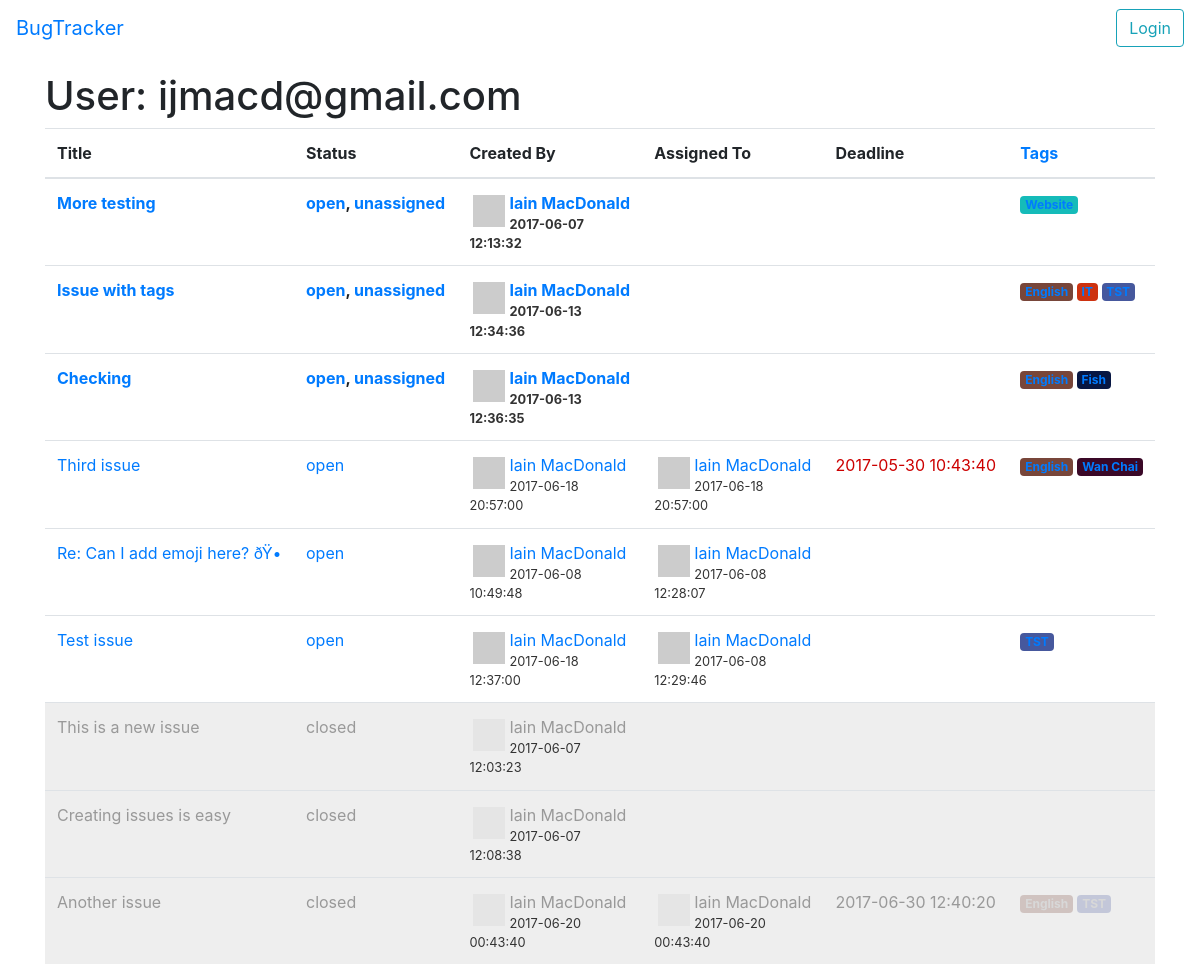
The app's page /c/bugtracker2/user/ijmacd@gmail.com with its own data.
### tables this page shows
CREATE TABLE IF NOT EXISTS `issues` (
  `id` int(11) NOT NULL AUTO_INCREMENT,
  `title` varchar(255) NOT NULL,
  `status` varchar(255) NOT NULL DEFAULT 'open',
  `description` text NOT NULL,
  `creator` varchar(255) NOT NULL,
  `created` timestamp NULL DEFAULT CURRENT_TIMESTAMP,
  `assignee` varchar(255) NOT NULL,
  `assigned` timestamp NOT NULL DEFAULT '0000-00-00 00:00:00',
  `deadline` timestamp NOT NULL DEFAULT '0000-00-00 00:00:00',
  `message_id` varchar(255) NOT NULL,
  PRIMARY KEY (`id`)
);

### include/session.php (called while the page is built, shortened)
<?php
include(__DIR__."/db.php");
class Session
{
   function startSession(){
      $this->logged_in = $this->checkLogin();
   }
   function checkLogin(){
      global $db;
      if(isset($_SESSION['username']) && isset($_SESSION['userid']) &&
         $_SESSION['username'] != ""){
         if(!$db->confirmUserID($_SESSION['username'], $_SESSION['userid'])){
            unset($_SESSION['username']);
            unset($_SESSION['userid']);
            return false;
         }
         $this->userinfo  = $db->getUserInfo($_SESSION['username']);
         $this->username  = $this->userinfo['username'];
         $this->userid    = $_SESSION['userid'];
         $this->user = array(
          "email" => $this->userinfo['email'],
          "name" => $this->userinfo['name'],
        );
         return true;
      }
      else{
         return false;
      }
   }
};
$session = new Session;

### include/db.php (called while the page is built, shortened)
<?php
class DB {
  var $db;
  function connect() {
    $this->db = new PDO("mysql:host=".DB_HOST.";dbname=".DB_NAME.";charset=utf8mb4", DB_USER, DB_PASS);
    $this->db->setAttribute(PDO::ATTR_ERRMODE, PDO::ERRMODE_EXCEPTION);
    return $this->db;
  }
  function getIssues($options) {
    $where = "";
    $values = array();
    $order = " GROUP BY a.id ORDER BY status DESC, assignee_email = '' DESC, deadline = '0000-00-00 00:00:00' ASC, deadline ASC, created ASC";
    $stmt = $this->db->prepare($this->_selectIssues() . $where . $order);
    $stmt->execute($values);
    return $stmt->fetchAll(PDO::FETCH_ASSOC);
  }
   function removeInactiveUsers(){
    $this->db->exec("DELETE FROM activeusers WHERE `timestamp` < " . (time() - USER_TIMEOUT * 60));
  }
  private function _selectIssues() {
    return "SELECT
      a.id as id,title,status,description,
      UNIX_TIMESTAMP(created) as 'date',
      creator as 'creator_email',
      b.name as 'creator_name',
      UNIX_TIMESTAMP(assigned) as 'assigned',
      assignee as 'assignee_email',
      c.name as 'assignee_name',
      UNIX_TIMESTAMP(deadline) as 'deadline',
      message_id,
      GROUP_CONCAT(d.tag SEPARATOR ', ') as 'tags'
      FROM issues a
        LEFT JOIN users b ON a.creator = b.email
        LEFT JOIN users c ON a.assignee = c.email
        LEFT JOIN tags d ON a.id = d.issue_id";
  }
}
$db = new DB;

### include/issue.php (called while the page is built, shortened)
<?php
require_once(__DIR__.'/db.php');
class Issue {
  function getIssues($options=array()) {
    global $db;
    $issues = $db->getIssues($options);
    return $issues;
  }
  function getIssuesByUser($user, $options) {
    $issues = $this->getIssues($options);
    $out = array();
    $_user = strtolower($user);
    foreach($issues as $issue) {
      if (strtolower($issue['creator']['email']) == $_user ||
          ($issue['assignee'] && strtolower($issue['assignee']['email']) == $_user)) {
        $out[] = $issue;
      }
    }
    return $out;
  }
}

### index.php (the view, shortened to what this page needs)
<?php
require_once("./include/session.php");
require_once("./include/issue.php");
require_once("./include/Parsedown.php");
$base_len = strlen(URL_BASE);
if (strncmp(URL_BASE, $_SERVER['REQUEST_URI'], $base_len) == 0) {
  $tail = substr($_SERVER['REQUEST_URI'], $base_len + 1);
  $parts = array();
  $raw_parts = explode("/", $tail);
  for($i = 0; $i < count($raw_parts); $i++){
    $p = urldecode($raw_parts[$i]);
    if(strlen($p) > 0) {
      $parts[$i] = $p;
    }
  }
}
switch (count($parts) > 0 ? $parts[0] : "") {
  case "user":
    if (count($parts) >= 2) {
      $options = array();
      $context = array(
        "title" => "User: ".$parts[1],
        "new_link" => "?notify=".urlencode($parts[1]),
      );
      $context["issues"] = $issue->getIssuesByUser($parts[1], $options);
      viewIndex($context);
    }
    else {
      methodUnavailable();
    }
    break;
}
function viewIndex($context) {
  global $session;
  $title = isset($context['title']) ? $context['title'] : "BugTracker";
  renderHeader();
  ?>
  <h1>
    <?php echo $title ?>
  </h1>
  <table class="table">
    <thead>
      <tr>
        <th>Title</th><th>Status</th><th>Created By</th><th>Assigned To</th><th>Deadline</th><th><a href="<?php echo URL_BASE . "/tag/"; ?>">Tags</a></th>
      </tr>
    </thead>
    <tbody>
      <?php
      foreach($context['issues'] as $issue) {
        ?>
        <tr class="status-<?php echo $issue['status'] ?> <?php echo $issue['assignee'] ? "status-assigned" : "status-unassigned" ?>">
          <td><a href="<?php echo URL_BASE ?>/issue/<?php echo $issue['id'] ?>"><?php echo $issue['title'] ?></a></td>
          <td class="status">
            <?php
              echo '<a href="?status='.$issue['status'].'">'.$issue['status'].'</a>';
              if($issue['status'] == "open" && !$issue['assignee']) {
                echo ', <a href="?status=unassigned">unassigned</a>';
              }
            ?>
          </td>
          <td>
            <?php echo formatUser($issue['creator']) ?>
            <div class="date"><?php echo formatDate($issue['date']) ?></div>
          </td>
          <td><?php
            if ($issue['assignee']) {
              echo formatUser($issue['assignee']);
              echo '<div class="date">'. formatDate($issue['assigned']) .'</div>';
            } else if ($issue['status'] == "open" && $session->canEdit()) {
              renderAssignment($issue, true);
            }
          ?></td>
          <td><?php
            $class = ($issue['status'] == "open" && $issue['deadline'] < time() ? "deadline-expired" : "");
            echo '<span class="'.$class.'">' . formatDate($issue['deadline']) . '</span>';
          ?></td>
          <td><?php echo formatTags($issue['tags']) ?></td>
        </tr>
        <?php
      }
      ?>
    </tbody>
  </table>
  <?php
  renderFooter();
}
  ?>
  <?php
function formatDate($timestamp) {
  if (!$timestamp) return "";
  return date("Y-m-d H:i:s", $timestamp);
}
function formatUser($user){
  if (is_array($user)) {
    $email = $user['email'];
    $name = $user['name'] ? $user['name'] : $email;
  }
  else {
    $email = $name = $user;
  }
  $default = "identicon";
  $size = 48;
  $grav_url = "https://www.gravatar.com/avatar/" . md5( strtolower( trim( $email ) ) ) . "?d=" . urlencode( $default ) . "&s=" . $size;
  return '<div class="avatar" style="background-image: url('.$grav_url.')"></div>'
  .'<a href="'.URL_BASE.'/user/'.$email.'" class="name" title="'.$email.'">'
    .$name
  .'</a>';
}
function formatTags($tags) {
  $out = array();
  foreach($tags as $tag) {
    $tag = trim($tag);
    $bg = substr(md5($tag), 0, 6);
    $out[] = '<a href="'.URL_BASE.'/tag/'.$tag.'" class="badge" style="background: #'.$bg.'">'.$tag.'</a>';
  }
  return implode(" ", $out);
}
function renderHeader($context=array()) {
  global $session;
  ?>
  <!DOCTYPE html>
  <html>
  <head>
    <link rel="stylesheet" href="https://maxcdn.bootstrapcdn.com/bootstrap/4.0.0-alpha.6/css/bootstrap.min.css">
  <body>
    <div class="navbar navbar-inverse bg-inverse navbar-toggleable-md">
      <a class="navbar-brand" href="<?php echo URL_BASE ?>">BugTracker</a>
      <div class="ml-auto">
        <?php
        if($session->logged_in) {
          echo formatUser($session->user);
          echo '<a href="'.URL_BASE.'/process/logout" class="btn btn-outline-danger">Logout</a>';
        }
        else {
          echo '<a href="'.URL_BASE.'/login" class="btn btn-outline-info">Login</a>';
        }
        ?>
      </div>
    </div>
    <div class="container">
  <?php
}
function renderFooter() {
  ?>
    </div>
  </body>
  </html>
  <?php
}
  ?>

### index.php (style rules this page uses)
.container { padding-top: 16px; }
.status-open.status-unassigned { font-weight: bold; }
.status-closed td, .status-closed a { background: #eee; color: #999; }
.status-closed .avatar, .status-closed .badge { opacity: 0.25; }
.avatar { background-size: cover; height: 32px; width: 32px; display: inline-block; margin: 4px; float: left; }
.date { font-size: 0.8em; color: #333; }
.deadline-expired { color: #c00; }

### records on screen
issues: title "More testing", status "open", shows "unassigned", date "2017-06-07 12:13:32", tag "Website"
issues: title "Issue with tags", status "open", shows "unassigned", date "2017-06-13 12:34:36"
issues: title "Checking", status "open", shows "unassigned", date "2017-06-13 12:36:35", tag "Fish"
issues: title "Third issue", status "open", date "2017-06-18 20:57:00", assigned "2017-06-18 20:57:00", deadline "2017-05-30 10:43:40", tag "Wan Chai"
issues: title "Re: Can I add emoji here? ðŸ•", status "open", date "2017-06-08 10:49:48", assigned "2017-06-08 12:28:07"
issues: title "Test issue", status "open", date "2017-06-18 12:37:00", assigned "2017-06-08 12:29:46"
issues: title "This is a new issue", status "closed", date "2017-06-07 12:03:23"
issues: title "Creating issues is easy", status "closed", date "2017-06-07 12:08:38"
issues: title "Another issue", status "closed", date "2017-06-20 00:43:40", assigned "2017-06-20 00:43:40", deadline "2017-06-30 12:40:20"

### other values on screen
$title "User: ijmacd@gmail.com"
